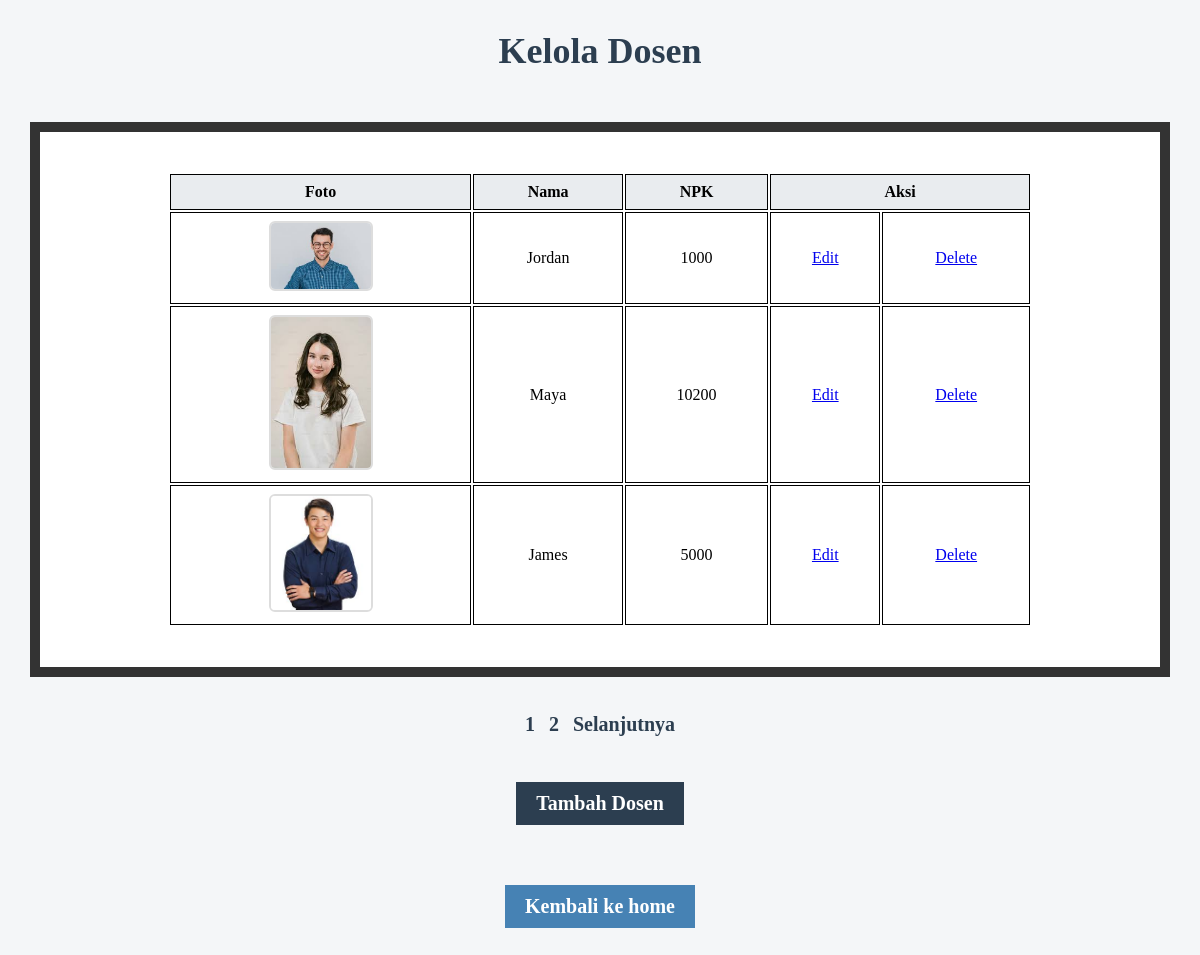
The app's page /admin/admin_dosen.php with its own data.
### tables this page shows
CREATE TABLE `dosen` (
  `npk` char(6) NOT NULL,
  `nama` varchar(45) DEFAULT NULL,
  `foto_extension` varchar(4) DEFAULT NULL
);

### class/parent.php (called while the page is built, shortened)
<?php
class classParent {
    public function __construct() {
        $this->mysqli = new mysqli(SERVER, UID, PWD, DB);
    }
}
?>

### class/dosen.php (called while the page is built, shortened)
<?php
    require_once 'parent.php';
    class dosen extends classParent {
        public function getDosen($npk, $offset = null, $limit = null){
            if (!is_null($offset)) {
               $sql = "SELECT * FROM DOSEN WHERE NPK LIKE ? LIMIT $offset, $limit";
                $stmt = $this->mysqli->prepare($sql);
                $stmt->bind_param('s', $npk);
            }
            else{
                $sql = 'SELECT * FROM DOSEN WHERE NPK LIKE ?';
                $stmt = $this->mysqli->prepare($sql);
                $stmt->bind_param('s', $npk);
            }
            $stmt->execute();
            $res = $stmt->get_result();
            return $res;
        }
    }
?>

### admin/admin_dosen.php (the view, shortened to what this page needs)
<!DOCTYPE html>
<html>
    <?php
    require_once '../class/dosen.php';
    ?>
<head>
    <link rel="stylesheet" href="../css/theme.css">
</head>
<body class="<?= $_SESSION['theme'] ?? 'light' ?>">
    <h2><b>Kelola Dosen</b></h2>
    <div class='tabelKontainer'>
    <table>
        <thead>
            <tr>
                <th>Foto</th>
                <th>Nama</th>
                <th>NPK</th>
                <th colspan="2">Aksi</th>
            </tr>
        </thead>
        <tbody>
            <?php
                $PER_PAGE = 3;
                $dosen = new dosen();
                $cari = isset($_GET['cari']) ? $_GET['cari'] : '';
                $cari_persen = "%" . $cari . "%";
                $offset = isset($_GET['start']) ? (int)$_GET['start'] : 0;
                $res = $dosen->getDosen($cari_persen, $offset, $PER_PAGE);
                while($row = $res->fetch_assoc()) {
                    echo "<tr>";
                        echo "<td><img src='../image_dosen/".$row['npk'].".".$row['foto_extension']."' width='100'></td>";
                        echo "<td>".$row['nama']."</td>";
                        echo "<td>".$row['npk']."</td>";
                        echo "<td><a href='admin_edit_dosen.php?npk=".$row['npk']."'>Edit</a></td>";
                        echo "<td><a href='admin_delete_dosen.php?npk=".$row['npk']."'>Delete</a></td>";
                    echo "</tr>";
                }
            ?>
        </tbody>
    </table>
    </div>
    <div style="text-align:center;">
        <p>
        <?php
            $res = $dosen->getDosen($cari_persen);
            $total_data = $res->num_rows;
            $max_page = ceil($total_data / $PER_PAGE);
            $current_page = floor($offset / $PER_PAGE) + 1;
            for($page=1; $page <= $max_page; $page++){
                $offs = ($page - 1) * $PER_PAGE;
                if ($page == $current_page){
                    echo "<b class='paging'>$page</b> ";
                } else {
                    echo "<a class='paging' href='?start=$offs&cari=$cari'>$page</a> ";
                }
            }
            if ($current_page < $max_page){
                $next = $offset + $PER_PAGE;
                echo "<a class='paging' href='?start=$next&cari=$cari'>Selanjutnya</a>";
            }
        ?>
        </p>
    </div>
    <div class='linkKontainer'>
        <a id='linkInsert' href="admin_insert_dosen.php">Tambah Dosen</a>
    </div>
    <div class='linkKontainer'>
        <a id='balikHome' href="admin_home.php">Kembali ke home</a>
    </div>
</body>
</html>

### css/theme.css (style rules this page uses)
body.light { background-color: #f4f6f8; color: #000; }
body.light h2, body.light h3 { color: #2c3e50; }
body.light table { background-color: #fff; }
body.light th { background-color: #e9ecef; }

### admin/admin_dosen.php (style rules this page uses)
body { font-family: 'Times New Roman', serif; margin: 0; background-color: #f4f6f8; display: flex; flex-direction: column; align-items: center; min-height: 100vh; }
h2 { text-align: center; margin-top: 30px; color: #2c3e50; font-size: 36px; font-weight: bold; }
table { width: 80%; margin: 20px auto; background: white; }
th, td { border: 1px solid black; padding: 8px; text-align: center; }
th { background-color: #f2f2f2; }
#linkInsert, #balikHome { display: inline-block; padding: 10px 20px; font-size: 20px; font-weight: bold; text-decoration: none; color: white; background-color: #2c3e50; margin: 10px auto; }
#balikHome { background-color: steelblue; }
.tabelKontainer { width: 90%; margin: 20px auto; background: #ffffff; padding: 20px; border: 10px solid #333; }
.linkKontainer { width: 40%; margin: 20px auto; text-align: center; }
.paging { font-size: 20px; font-weight: bold; text-align: center; display: inline-block; margin: 0 5px; color: #2c3e50; text-decoration: none; }
img { border: 2px solid #ddd; border-radius: 6px; }

### records on screen
dosen: npk (picture), nama "Jordan", npk "1000"
dosen: npk (picture), nama "Maya", npk "10200"
dosen: npk (picture), nama "James", npk "5000"
